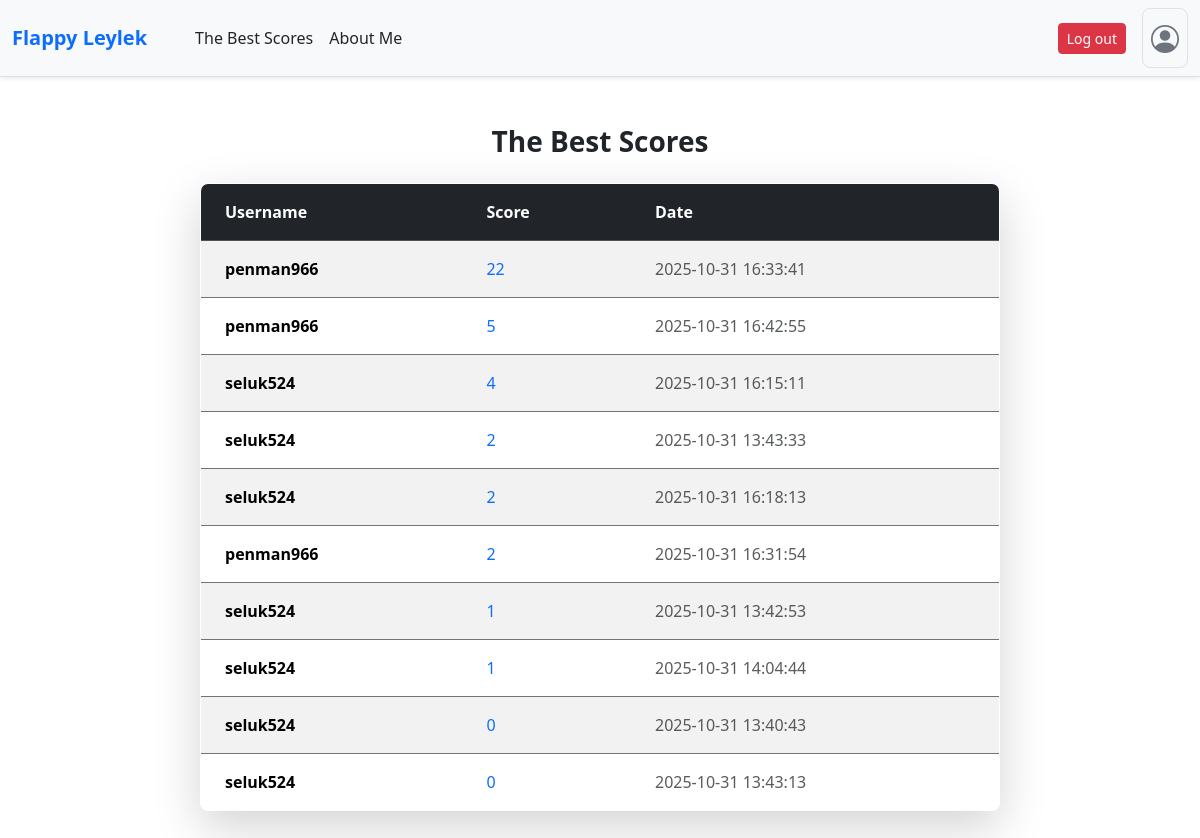
Screenshot of /scores (signed in) with the database file from the repository.
### tables this page shows
CREATE TABLE scores (
    id INTEGER PRIMARY KEY AUTOINCREMENT,
    username TEXT NOT NULL,
    score INTEGER NOT NULL,
    timestamp DATETIME DEFAULT CURRENT_TIMESTAMP
);

### app.py (the view)
@app.route("/scores",methods=["GET", "POST"])
def scores():
    if "user" not in session:
        return redirect(url_for("login"))
    current_user = session["user"]
    conn = sqlite3.connect("database.db", timeout=10)
    cursor = conn.cursor()
    topScores = cursor.execute("SELECT username, score, timestamp FROM scores ORDER BY score DESC Limit 10").fetchall()
    conn.close()
    return render_template("scores.html", user=current_user, topScores=topScores)

### templates/scores.html (shortened to what this page needs)
<!DOCTYPE html>
<html lang="en">
<head>
    <link href="https://cdn.jsdelivr.net/npm/bootstrap@5.3.2/dist/css/bootstrap.min.css" rel="stylesheet"
>
    <link rel="stylesheet" href="https://cdn.jsdelivr.net/npm/bootstrap-icons@1.11.1/font/bootstrap-icons.css">
</head>
<body>
    <nav class="navbar navbar-expand-lg navbar-light bg-light shadow-sm mb-4 border-bottom">
        <div class="container-fluid">
            <a class="navbar-brand text-primary fw-bold" href="/">Flappy Leylek</a>
            <div class="collapse navbar-collapse">
                <ul class="navbar-nav ms-4 me-auto mb-2 mb-lg-0">
                    <li class="nav-item">
                        <a class="nav-link text-dark" href="/scores">The Best Scores</a>
                    </li>
                    <li class="nav-item">
                        <a class="nav-link text-dark" href="/aboutMe">About Me</a>
                    </li>
                </ul>
            </div>
            <div class="d-flex align-items-center">
                <form class="d-flex me-3" action="/logout" method="post">
                    <button type="submit" class="btn btn-danger btn-sm">Log out</button>
                </form>
                <a href="/profile" class="text-decoration-none">
                    <div class="d-flex align-items-center p-2 rounded-3 border">
                        <div class="profile-avatar text-center">
                            <i class="bi bi-person-circle fs-3 text-secondary"></i>
                        </div>
                    </div>
                </a>
            </div>
        </div>
    </nav>
    <div class="d-flex justify-content-center mt-5 mb-5">
        <div class="col-12 col-md-10 col-lg-8">
            <h2 class="text-center mb-4 text-dark fs-3 fw-bold">The Best Scores</h2>
            <table class="table table-striped table-hover shadow-lg rounded-3 overflow-hidden border border-secondary">
                <thead class="table-dark">
                    <tr>
                        <th scope="col" class="py-3 px-4">Username</th>
                        <th scope="col" class="py-3 px-4">Score</th>
                        <th scope="col" class="py-3 px-4">Date</th>
                    </tr>
                </thead>
                <tbody>
                    {% for row in topScores %}
                    <tr>
                        <td class="py-3 px-4 fw-bold">{{ row[0] }}</td>
                        <td class="py-3 px-4 text-primary">{{ row[1] }}</td>
                        <td class="py-3 px-4 text-muted">{{ row[2] }}</td>
                    </tr>
                    {% endfor %}
                </tbody>
            </table>
        </div>
    </div>
</body>
</html>

### rows the page displays
scores: username "penman966", score "22", timestamp "2025-10-31 16:33:41"
scores: username "penman966", score "5", timestamp "2025-10-31 16:42:55"
scores: username "seluk524", score "4", timestamp "2025-10-31 16:15:11"
scores: username "seluk524", score "2", timestamp "2025-10-31 13:43:33"
scores: username "seluk524", score "2", timestamp "2025-10-31 16:18:13"
scores: username "penman966", score "2", timestamp "2025-10-31 16:31:54"
scores: username "seluk524", score "1", timestamp "2025-10-31 13:42:53"
scores: username "seluk524", score "1", timestamp "2025-10-31 14:04:44"
scores: username "seluk524", score "0", timestamp "2025-10-31 13:40:43"
scores: username "seluk524", score "0", timestamp "2025-10-31 13:43:13"
